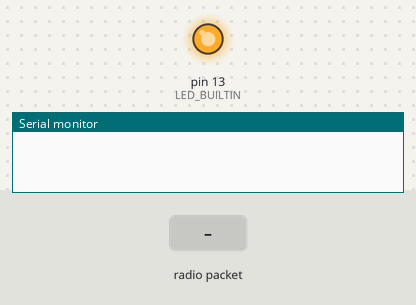
A sketch run on a simulated Arduino Uno, built with avr-gcc and run on an emulated ATmega328P. On the bench: output pins drawn as LEDs (lit = HIGH), the last lines printed to the serial monitor. The test bench sets the inputs (shaded band). No radio packets arrive unless stated.

Above: at 0.1 s.
At 2.2 s:
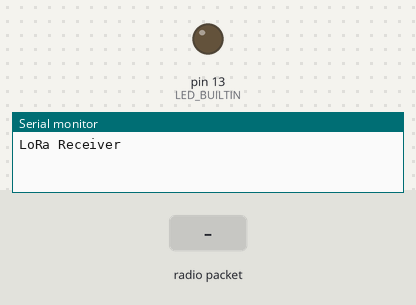
2.3 s: radio packet "1" arrives
Timing chart, 0 to 5.3 s (numbered marks = the images above; inputs shaded):
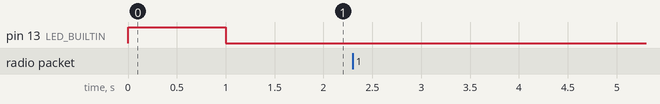

The sketch:

Receiver.ino
```cpp
/*This script demonstrates a basic LoRa receiver using the LoRa library.
It initializes the LoRa module, listens for incoming packets, and prints the received
data along with RSSI (Received Signal Strength Indicator) and SNR (Signal-to-Noise Ratio)
 to the Serial Monitor.*/
#include <SPI.h>
#include <LoRa.h>

void setup() {
  Serial.begin(9600);
  while (!Serial);

  pinMode(LED_BUILTIN, OUTPUT);
  digitalWrite(LED_BUILTIN, HIGH);
  delay(1000);
  digitalWrite(LED_BUILTIN, LOW);

  Serial.println("LoRa Receiver");

  if (!LoRa.begin(868E6)) {
    Serial.println("Starting LoRa failed!");
    while (1);
  }
}

void loop() {
  // try to parse packet
  int packetSize = LoRa.parsePacket();
  if (packetSize) {
    // received a packet
    Serial.print("Received packet '");

    // read packet
    while (LoRa.available()) {
      Serial.print((char)LoRa.read());
    }

    // print RSSI of packet
    Serial.println("' with RSSI " + String(LoRa.packetRssi()) + "dbm and SNR " + String(LoRa.packetSnr()) + "db");
  }
}
```

Receiver.cpp
```cpp
/*This script demonstrates a basic LoRa receiver using the LoRa library.
It initializes the LoRa module, listens for incoming packets, and prints the received
data along with RSSI (Received Signal Strength Indicator) and SNR (Signal-to-Noise Ratio)
 to the Serial Monitor.*/
#include <SPI.h>
#include <LoRa.h>

void setup() {
  Serial.begin(9600);
  while (!Serial);

  pinMode(LED_BUILTIN, OUTPUT);
  digitalWrite(LED_BUILTIN, HIGH);
  delay(1000);
  digitalWrite(LED_BUILTIN, LOW);

  Serial.println("LoRa Receiver");

  if (!LoRa.begin(868E6)) {
    Serial.println("Starting LoRa failed!");
    while (1);
  }
}

void loop() {
  // try to parse packet
  int packetSize = LoRa.parsePacket();
  if (packetSize) {
    // received a packet
    Serial.print("Received packet '");

    // read packet
    while (LoRa.available()) {
      Serial.print((char)LoRa.read());
    }

    // print RSSI of packet
    Serial.println("' with RSSI " + String(LoRa.packetRssi()) + "dbm and SNR " + String(LoRa.packetSnr()) + "db");
  }
}
```
